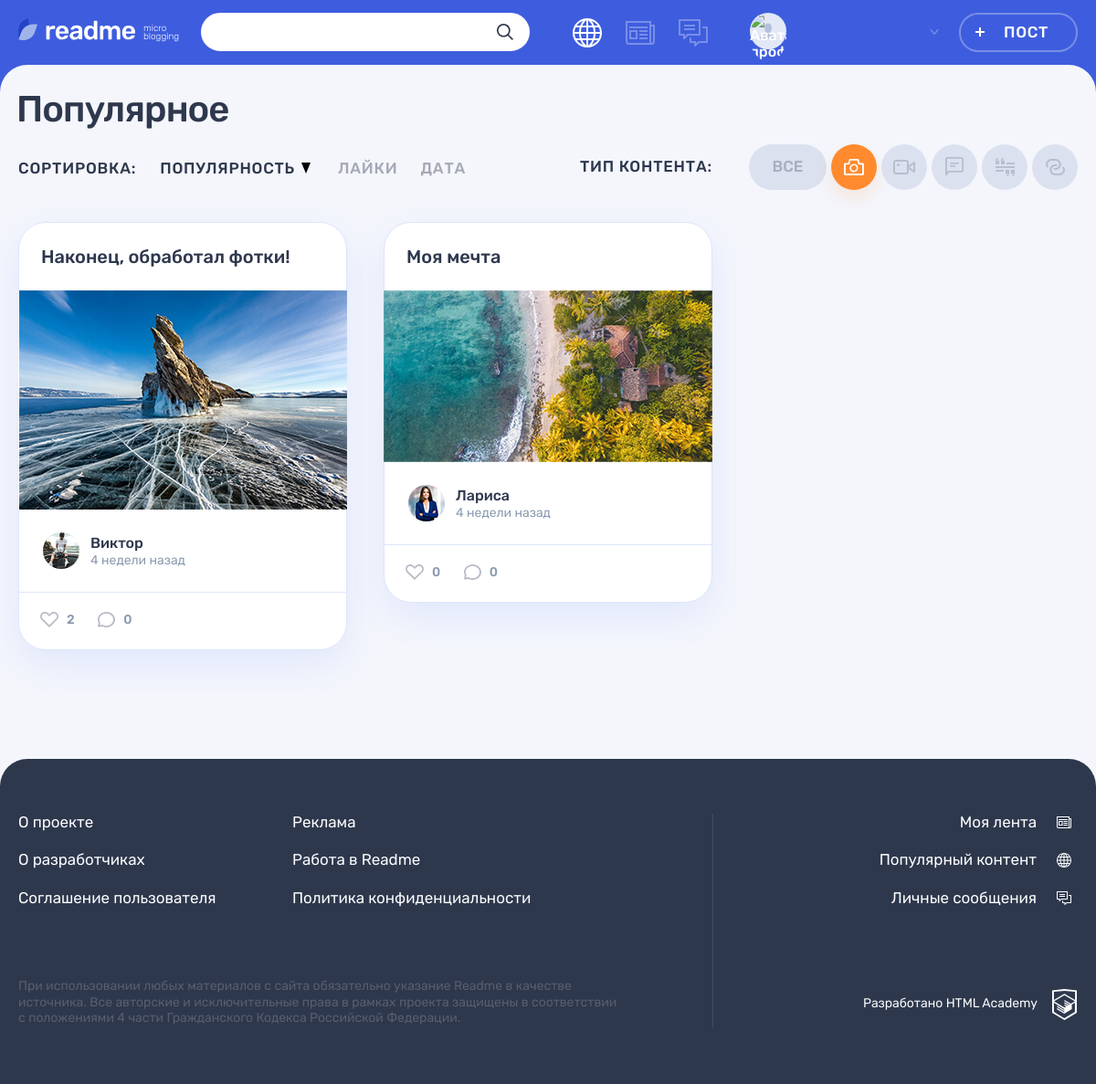
Page /popular.php?type_id=1 (signed in) on the committed database.
### tables this page shows
CREATE TABLE content_types (
	id INT AUTO_INCREMENT PRIMARY KEY,
	type VARCHAR(64) NOT NULL,
	class_name VARCHAR(64) NOT NULL,
	width VARCHAR(3) NOT NULL,
	height VARCHAR(3) NOT NULL
);

CREATE TABLE posts (
	id INT AUTO_INCREMENT PRIMARY KEY,
	created_at TIMESTAMP DEFAULT CURRENT_TIMESTAMP NOT NULL,
	title VARCHAR(255) NOT NULL,
	content TEXT,
	quote_author VARCHAR(64) NOT NULL,
	image VARCHAR(2048),
	video VARCHAR(2048),
	link VARCHAR(2048),
	num_of_views INT NOT NULL,
	user_id INT NOT NULL,
	content_type_id INT NOT NULL,
	FOREIGN KEY (user_id)  REFERENCES users (id),
	FOREIGN KEY (content_type_id)  REFERENCES content_types (id)
);

CREATE TABLE users (
	id INT AUTO_INCREMENT PRIMARY KEY,
	registed_at TIMESTAMP DEFAULT CURRENT_TIMESTAMP NOT NULL,
	email VARCHAR(128) NOT NULL UNIQUE,
	login VARCHAR(64) NOT NULL UNIQUE,
	password VARCHAR(64) NOT NULL,
	avatar VARCHAR(2048)
);

### helpers.php (called while the page is built, shortened)
<?php
function get_noun_plural_form(int $number, string $one, string $two, string $many): string
{
    $number = (int)$number;
    $mod10 = $number % 10;
    $mod100 = $number % 100;
    switch (true) {
        case ($mod10 >= 2 && $mod10 <= 4):
            return $two;
    }
}
function include_template($name, array $data = [])
{
    $name = 'templates/' . $name;
    extract($data);
    require $name;
    $result = ob_get_clean();
    return $result;
}

### functions.php (called while the page is built, shortened)
<?php
function getModDate(string $date): array {
    $modDate = [];
    $modDate['titleDate'] = date('d.m.Y H:i', strtotime($date));
    $diff = strtotime('now') - strtotime($date);
    switch (true) {
        case ($diff >= WEEK&& $diff < FIVEWEEKS):
            $num = ceil($diff / WEEK);
            $res = get_noun_plural_form($num, 'неделя', 'недели', 'недель');
            $modDate['rel'] = $num . ' ' . $res . ' назад';
            break;
    }
    return $modDate;
}
function getPostTypes(object $con): array {
    $query_types = 'SELECT * FROM content_types';
    $stmt = mysqli_prepare($con, $query_types);
    mysqli_stmt_execute($stmt);
    $res = mysqli_stmt_get_result($stmt);
    $types = mysqli_fetch_all($res, MYSQLI_ASSOC);
    return $types;
}
function getPosts(int $type_id, bool $cardsOnPageAll, object $con): array {
    $cardsOnPageDef = 6;
    $post_limit = 'LIMIT ' . $cardsOnPageDef;
    $query_posts_def = 'SELECT users.login AS author, content_types.*, posts.*, users.avatar,' .
                    '(SELECT COUNT(likes.post_id) FROM likes WHERE likes.post_id = posts.id) AS likes_count' .
                ' FROM posts' .
                ' JOIN users ON posts.user_id = users.id' .
                ' JOIN content_types ON posts.content_type_id = content_types.id' .
                ' ORDER BY likes_count DESC' .
                ' ' . $post_limit;
    $query_posts = 'SELECT users.login AS author, content_types.*, posts.*, users.avatar,' .
                    '(SELECT COUNT(likes.post_id) FROM likes WHERE likes.post_id = posts.id) AS likes_count' .
                ' FROM posts' .
                ' JOIN users ON posts.user_id = users.id' .
                ' JOIN content_types ON posts.content_type_id = content_types.id' .
                ' WHERE posts.content_type_id = ?' .
                ' ORDER BY likes_count DESC';
    if ($type_id === 0 || $cardsOnPageAll) {
        $res = mysqli_query($con, $query_posts_def);
        if (!$res) {
            die('Ошибка получения данных: ' . mysqli_error($con));
        }
        $posts = mysqli_fetch_all($res, MYSQLI_ASSOC);
    } else {
        $stmt = mysqli_prepare($con, $query_posts);
        mysqli_stmt_bind_param($stmt, 'i', $type_id);
        mysqli_stmt_execute($stmt);
        $res = mysqli_stmt_get_result($stmt);
        $posts = mysqli_fetch_all($res, MYSQLI_ASSOC);
    }
        return $posts;
}

### templates/popular-main.php (the view, shortened to what this page needs)
<div class="container">
    <h1 class="page__title page__title--popular">Популярное</h1>
</div>
<div class="popular container">
    <div class="popular__filters-wrapper">
        <div class="popular__sorting sorting">
            <b class="popular__sorting-caption sorting__caption">Сортировка:</b>
            <ul class="popular__sorting-list sorting__list">
                <li class="sorting__item sorting__item--popular">
                    <a class="sorting__link sorting__link--active" href="#">
                        <span>Популярность</span>
                        <svg class="sorting__icon" width="10" height="12">
                            <use xlink:href="#icon-sort"></use>
                        </svg>
                    </a>
                </li>
                <li class="sorting__item">
                    <a class="sorting__link" href="#">
                        <span>Лайки</span>
                    </a>
                </li>
                <li class="sorting__item">
                    <a class="sorting__link" href="#">
                        <span>Дата</span>
                    </a>
                </li>
            </ul>
        </div>
        <div class="popular__filters filters">
            <b class="popular__filters-caption filters__caption">Тип контента:</b>
            <ul class="popular__filters-list filters__list">
                <li class="popular__filters-item popular__filters-item--all filters__item filters__item--all">
                    <a class="filters__button filters__button--ellipse filters__button--all
                    " href="popular.php?cardsOnPageAll=true">
                        <span>Все</span>
                    </a>
                </li>
                <?php foreach ($types as $type): ?>
                    <li class="popular__filters-item filters__item">
                        <a class="filters__button filters__button--<?= $type['class_name'] ?> button
                            <?php if($type_id == $type['id']): ?>
                                filters__button--active
                            <?php endif; ?>
                            " href="popular.php?type_id=<?=$type['id']?>">
                            <svg class="filters__icon" width="<?= $type['width'] ?>" height="<?= $type['height'] ?>">
                                <use xlink:href="#icon-filter-<?= $type['class_name'] ?>"></use>
                            </svg>
                        </a>
                    </li>
                <?php endforeach; ?>
            </ul>
        </div>
    </div>
    <div class="popular__posts">
        <?php foreach ($posts as $post): ?>
            <article class="popular__post post post-<?= $post['class_name'] ?>">
                <header class="post__header">
                    <a href="post.php?post_id=<?= $post['id'] ?>">
                        <h2><?= htmlspecialchars($post['title'])?></h2>
                    </a>
                </header>
                <div class="post__main">
                    <?php switch($post['class_name']):
                    case 'quote':?>
                    <?php case 'photo': ?>
                        <div class="post-photo__image-wrapper">
                            <img src="img/<?= $post['image'] ?>" alt="Фото от пользователя" width="360" height="240">
                        </div>
                    <?php break; ?>
                <?php endswitch; ?>
                </div>
                <footer class="post__footer">
                    <div class="post__author">
                        <a class="post__author-link" href="#" title="Автор">
                            <div class="post__avatar-wrapper">
                                <img class="post__author-avatar" src="img/<?= $post['avatar'] ?>" alt="Аватар пользователя">
                            </div>
                            <div class="post__info">
                                <b class="post__author-name"><?= htmlspecialchars($post['author']) ?></b>
                                <time class="post__time" datetime="<?= $post['created_at'] ?>" title="<?= getModDate($post['created_at'])['titleDate'] ?>"><?= getModDate($post['created_at'])['rel'] ?></time>
                            </div>
                        </a>
                    </div>
                    <div class="post__indicators">
                        <div class="post__buttons">
                            <a class="post__indicator post__indicator--likes button" href="#" title="Лайк">
                                <svg class="post__indicator-icon" width="20" height="17">
                                    <use xlink:href="#icon-heart"></use>
                                </svg>
                                <span><?= $post['likes_count'] ?></span>
                            </a>
                            <a class="post__indicator post__indicator--comments button" href="#" title="Комментарии">
                                <svg class="post__indicator-icon" width="19" height="17">
                                    <use xlink:href="#icon-comment"></use>
                                </svg>
                                <span>0</span>
                            </a>
                        </div>
                    </div>
                </footer>
            </article>
        <?php endforeach; ?>
    </div>
</div>

### rows in the picture
posts: title "Наконец, обработал фотки!", image (picture), user.avatar (picture), user.login "Виктор", created_at "4 недели назад", likes_count "2"
posts: title "Моя мечта", image (picture), user.avatar (picture), user.login "Лариса", created_at "4 недели назад", likes_count "0"
